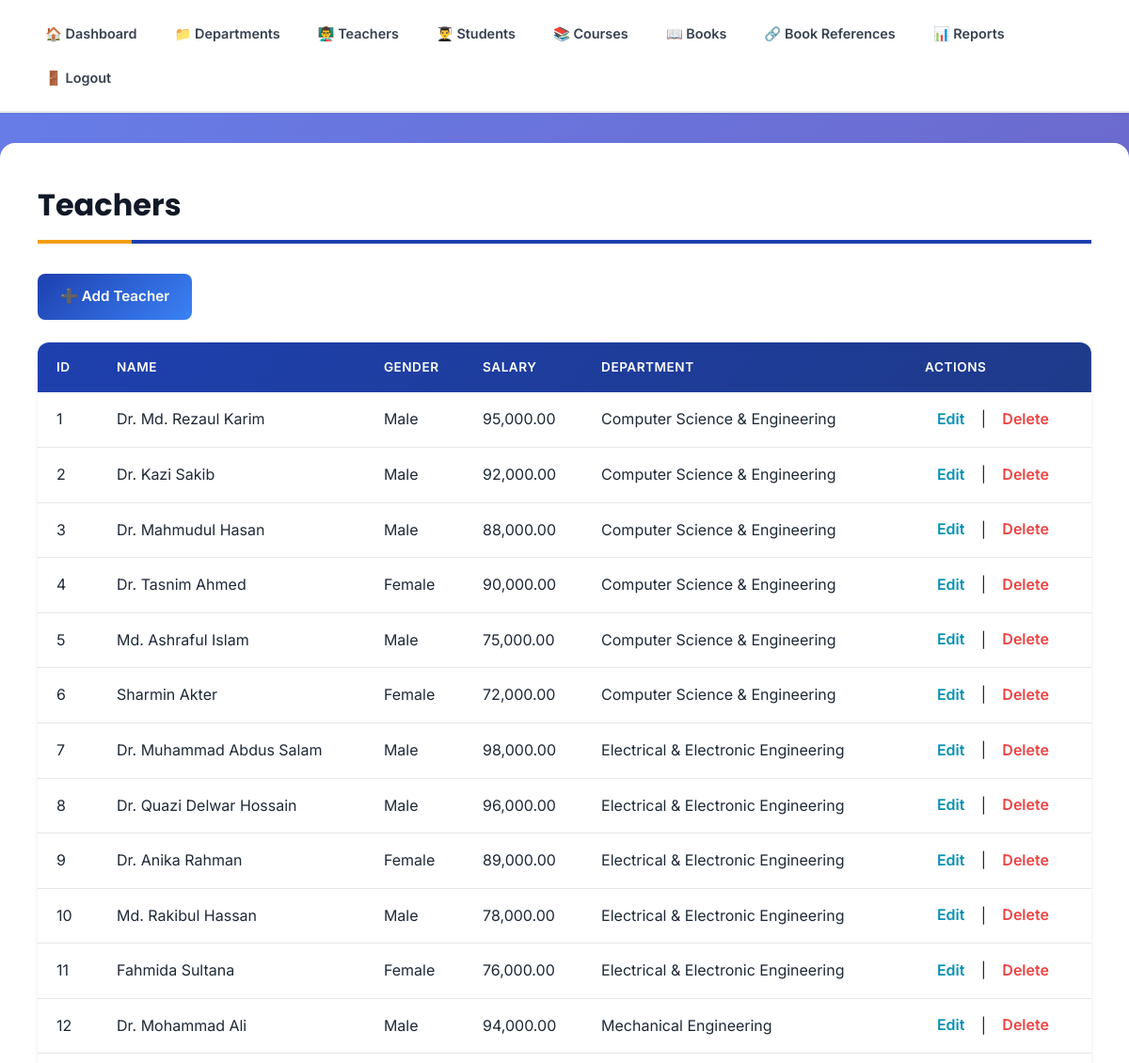
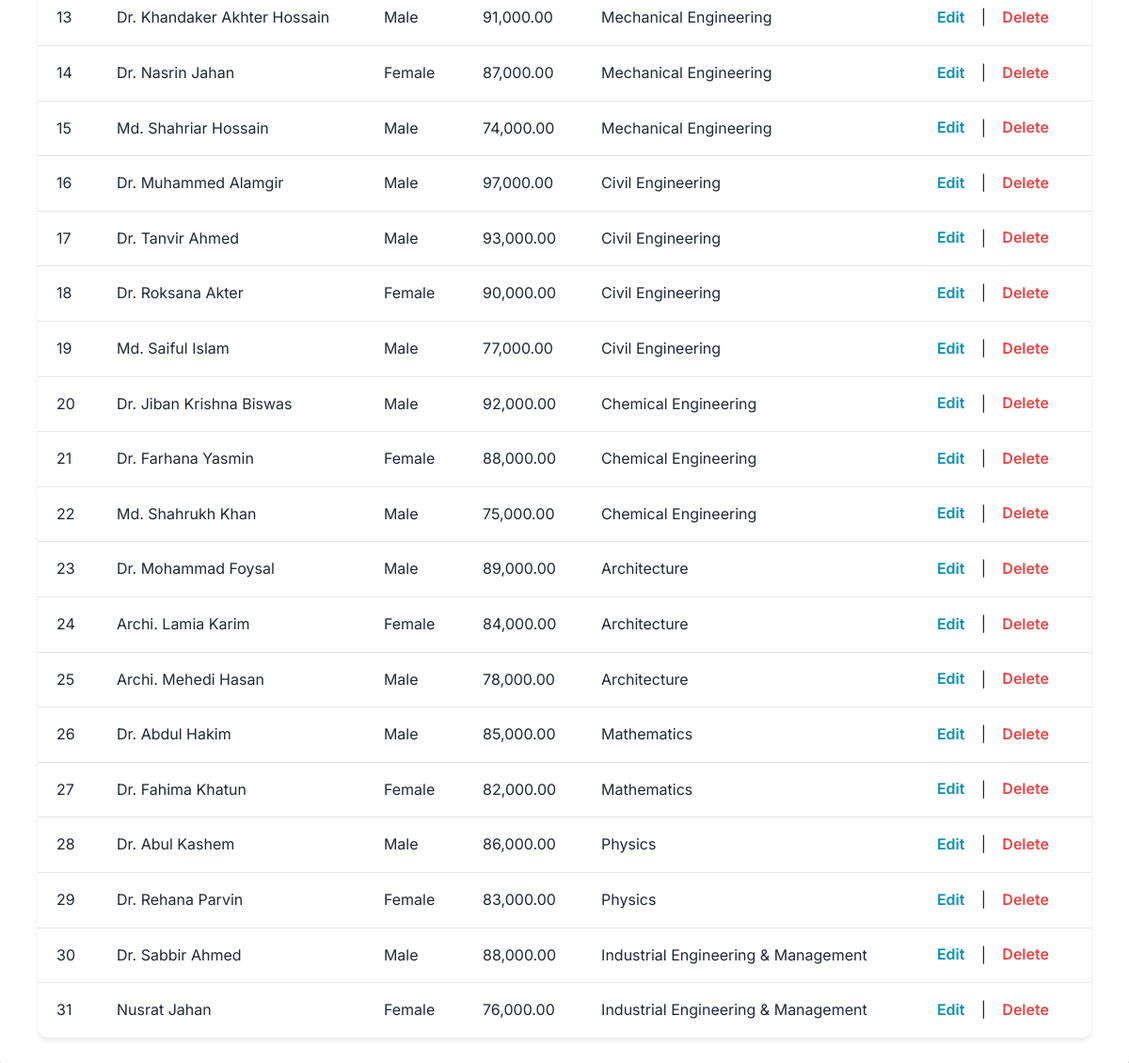
Screenshot of /admin/teachers_list.php (signed in) with the database file from the repository (2 pictures, top to bottom).
### tables this page shows
CREATE TABLE `teachers` (
  `t_id` int(11) NOT NULL,
  `t_name` varchar(100) NOT NULL,
  `gender` enum('Male','Female') DEFAULT 'Male',
  `salary` decimal(10,2) DEFAULT NULL CHECK (`salary` >= 0),
  `dept_id` int(11) DEFAULT NULL
);

CREATE TABLE `departments` (
  `dept_id` int(11) NOT NULL,
  `dept_name` varchar(50) NOT NULL,
  `faculty` varchar(50) NOT NULL,
  `no_of_students` int(11) DEFAULT 0 CHECK (`no_of_students` >= 0)
);

### public/admin/teachers_list.php (the view, shortened to what this page needs)
<?php
require_once __DIR__ . '/../../src/db.php';
$sql = "SELECT t.t_id, t.t_name, t.gender, t.salary, d.dept_name
        FROM teachers t
        LEFT JOIN departments d ON t.dept_id = d.dept_id
        ORDER BY t.t_id ASC";
$res = $mysqli->query($sql);
$teachers = $res ? $res->fetch_all(MYSQLI_ASSOC) : [];
?>
<!doctype html>
<html>
<head>
  <link rel="stylesheet" href="../../css/style.css">
</head>
<body>
<?php include __DIR__ . '/../../src/admin_nav.php'; ?>
  <main class="container">
    <h2>Teachers</h2>
    <a href="teachers_add.php" class="btn">➕ Add Teacher</a>
    <table class="data-table">
      <thead>
        <tr>
          <th>ID</th><th>Name</th><th>Gender</th><th>Salary</th><th>Department</th><th>Actions</th>
        </tr>
      </thead>
      <tbody>
        <?php if (empty($teachers)): ?>
          <tr><td colspan="6">No teachers found.</td></tr>
        <?php else: ?>
          <?php foreach ($teachers as $t): ?>
            <tr>
              <td><?=htmlspecialchars($t['t_id'])?></td>
              <td><?=htmlspecialchars($t['t_name'])?></td>
              <td><?=htmlspecialchars($t['gender'])?></td>
              <td><?=htmlspecialchars(number_format($t['salary'],2))?></td>
              <td><?=htmlspecialchars($t['dept_name'] ?? '—')?></td>
              <td>
                <a href="teachers_edit.php?id=<?=urlencode($t['t_id'])?>">Edit</a> |
                <a href="teachers_delete.php?id=<?=urlencode($t['t_id'])?>" class="delete-btn" onclick="return confirm('Are you sure you want to delete this teacher?')">Delete</a>
              </td>
            </tr>
          <?php endforeach; ?>
        <?php endif; ?>
      </tbody>
    </table>
  </main>
</body>
</html>

### css/style.css (style rules this page uses)
* { margin: 0; padding: 0; box-sizing: border-box; }
:root { --primary-color: #1e40af; --primary-dark: #1e3a8a; --primary-light: #3b82f6; --secondary-color: #0891b2; --accent-color: #f59e0b; --success-color: #10b981; --danger-color: #ef4444; --warning-color: #f59e0b; --white: #ffffff; --gray-50: #f9fafb; --gray-100: #f3f4f6; --gray-200: #e5e7eb; --gray-300: #d1d5db; --gray-400: #9ca3af; --gray-600: #4b5563; --gray-700: #374151; --gray-800: #1f2937; --gray-900: #111827; --shadow-sm: 0 1px 2px 0 rgba(0, 0, 0, 0.05); --shadow-md: 0 4px 6px -1px rgba(0, 0, 0, 0.1); --shadow-lg: 0 10px 15px -3px rgba(0, 0, 0, 0.1); --shadow-xl: 0 20px 25px -5px rgba(0, 0, 0, 0.1); --radius-sm: 0.375rem; --radius-md: 0.5rem; --radius-lg: 0.75rem; --radius-xl: 1rem; }
body { font-family: 'Inter', -apple-system, BlinkMacSystemFont, 'Segoe UI', sans-serif; background: linear-gradient(135deg, #667eea 0%, #764ba2 100%); background-attachment: fixed; min-height: 100vh; color: var(--gray-800); line-height: 1.6; }
.container { max-width: 1200px; margin: 2rem auto; background: var(--white); padding: 2.5rem; border-radius: var(--radius-xl); box-shadow: var(--shadow-xl); animation: fadeIn 0.5s ease; }
.container h2 { font-family: 'Poppins', sans-serif; font-size: 2rem; font-weight: 700; color: var(--gray-900); border-bottom: 4px solid var(--primary-color); padding-bottom: 0.75rem; margin-bottom: 2rem; position: relative; }
.container h2::after { content: ''; position: absolute; bottom: -4px; left: 0; width: 100px; height: 4px; background: var(--accent-color); }
.btn, a[href*="add"], button[type="submit"], input[type="submit"] { display: inline-block; padding: 0.75rem 1.5rem; font-weight: 600; text-decoration: none; border-radius: var(--radius-md); transition: all 0.3s ease; border: none; cursor: pointer; font-size: 0.95rem; box-shadow: var(--shadow-sm); }
.btn, a[href*="add"] { background: linear-gradient(135deg, var(--primary-color), var(--primary-light)); color: var(--white); }
a[href*="edit"] { color: var(--secondary-color); font-weight: 600; text-decoration: none; padding: 0.4rem 0.8rem; border-radius: var(--radius-sm); transition: all 0.3s ease; }
a.delete-btn, a[href*="delete"] { color: var(--danger-color); font-weight: 600; text-decoration: none; padding: 0.4rem 0.8rem; border-radius: var(--radius-sm); transition: all 0.3s ease; }
.data-table { width: 100%; border-collapse: separate; border-spacing: 0; margin-top: 1.5rem; border-radius: var(--radius-lg); overflow: hidden; box-shadow: var(--shadow-md); }
.data-table thead { background: linear-gradient(135deg, var(--primary-color), var(--primary-dark)); color: var(--white); }
.data-table th { padding: 1rem 1.25rem; text-align: left; font-weight: 600; text-transform: uppercase; font-size: 0.85rem; letter-spacing: 0.5px; }
.data-table td { padding: 1rem 1.25rem; border-bottom: 1px solid var(--gray-200); background: var(--white); transition: background 0.3s ease; }
.data-table tbody tr:last-child td { border-bottom: none; }

### rows the page displays
teachers: t_id "1", t_name "Dr. Md. Rezaul Karim", gender "Male", salary "95,000.00", dept.dept_name "Computer Science & Engineering"
teachers: t_id "2", t_name "Dr. Kazi Sakib", gender "Male", salary "92,000.00", dept.dept_name "Computer Science & Engineering"
teachers: t_id "3", t_name "Dr. Mahmudul Hasan", gender "Male", salary "88,000.00", dept.dept_name "Computer Science & Engineering"
teachers: t_id "4", t_name "Dr. Tasnim Ahmed", gender "Female", salary "90,000.00", dept.dept_name "Computer Science & Engineering"
teachers: t_id "5", t_name "Md. Ashraful Islam", gender "Male", salary "75,000.00", dept.dept_name "Computer Science & Engineering"
teachers: t_id "6", t_name "Sharmin Akter", gender "Female", salary "72,000.00", dept.dept_name "Computer Science & Engineering"
teachers: t_id "7", t_name "Dr. Muhammad Abdus Salam", gender "Male", salary "98,000.00", dept.dept_name "Electrical & Electronic Engineering"
teachers: t_id "8", t_name "Dr. Quazi Delwar Hossain", gender "Male", salary "96,000.00", dept.dept_name "Electrical & Electronic Engineering"
teachers: t_id "9", t_name "Dr. Anika Rahman", gender "Female", salary "89,000.00", dept.dept_name "Electrical & Electronic Engineering"
teachers: t_id "10", t_name "Md. Rakibul Hassan", gender "Male", salary "78,000.00", dept.dept_name "Electrical & Electronic Engineering"
teachers: t_id "11", t_name "Fahmida Sultana", gender "Female", salary "76,000.00", dept.dept_name "Electrical & Electronic Engineering"
teachers: t_id "12", t_name "Dr. Mohammad Ali", gender "Male", salary "94,000.00", dept.dept_name "Mechanical Engineering"
teachers: t_id "13", t_name "Dr. Khandaker Akhter Hossain", gender "Male", salary "91,000.00", dept.dept_name "Mechanical Engineering"
teachers: t_id "14", t_name "Dr. Nasrin Jahan", gender "Female", salary "87,000.00", dept.dept_name "Mechanical Engineering"
teachers: t_id "15", t_name "Md. Shahriar Hossain", gender "Male", salary "74,000.00", dept.dept_name "Mechanical Engineering"
teachers: t_id "16", t_name "Dr. Muhammed Alamgir", gender "Male", salary "97,000.00", dept.dept_name "Civil Engineering"
teachers: t_id "17", t_name "Dr. Tanvir Ahmed", gender "Male", salary "93,000.00", dept.dept_name "Civil Engineering"
teachers: t_id "18", t_name "Dr. Roksana Akter", gender "Female", salary "90,000.00", dept.dept_name "Civil Engineering"
teachers: t_id "19", t_name "Md. Saiful Islam", gender "Male", salary "77,000.00", dept.dept_name "Civil Engineering"
teachers: t_id "20", t_name "Dr. Jiban Krishna Biswas", gender "Male", salary "92,000.00", dept.dept_name "Chemical Engineering"
teachers: t_id "21", t_name "Dr. Farhana Yasmin", gender "Female", salary "88,000.00", dept.dept_name "Chemical Engineering"
teachers: t_id "22", t_name "Md. Shahrukh Khan", gender "Male", salary "75,000.00", dept.dept_name "Chemical Engineering"
teachers: t_id "23", t_name "Dr. Mohammad Foysal", gender "Male", salary "89,000.00", dept.dept_name "Architecture"
teachers: t_id "24", t_name "Archi. Lamia Karim", gender "Female", salary "84,000.00", dept.dept_name "Architecture"
teachers: t_id "25", t_name "Archi. Mehedi Hasan", gender "Male", salary "78,000.00", dept.dept_name "Architecture"
teachers: t_id "26", t_name "Dr. Abdul Hakim", gender "Male", salary "85,000.00", dept.dept_name "Mathematics"
teachers: t_id "27", t_name "Dr. Fahima Khatun", gender "Female", salary "82,000.00", dept.dept_name "Mathematics"
teachers: t_id "28", t_name "Dr. Abul Kashem", gender "Male", salary "86,000.00", dept.dept_name "Physics"
teachers: t_id "29", t_name "Dr. Rehana Parvin", gender "Female", salary "83,000.00", dept.dept_name "Physics"
teachers: t_id "30", t_name "Dr. Sabbir Ahmed", gender "Male", salary "88,000.00", dept.dept_name "Industrial Engineering & Management"
teachers: t_id "31", t_name "Nusrat Jahan", gender "Female", salary "76,000.00", dept.dept_name "Industrial Engineering & Management"
